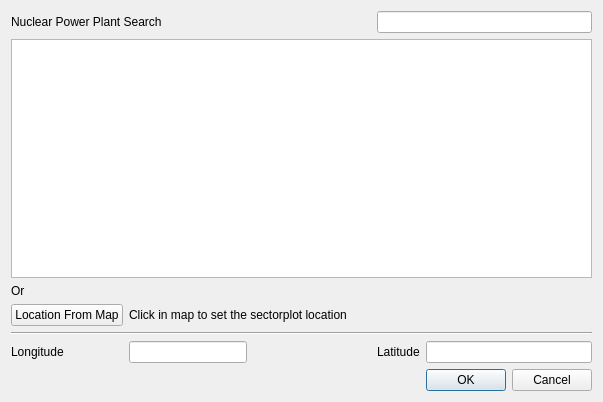
<?xml version="1.0" encoding="UTF-8"?>
<ui version="4.0">
 <class>SectorPlotNPPDialog</class>
 <widget class="QDialog" name="SectorPlotNPPDialog">
  <property name="windowModality">
   <enum>Qt::ApplicationModal</enum>
  </property>
  <property name="geometry">
   <rect>
    <x>0</x>
    <y>0</y>
    <width>603</width>
    <height>402</height>
   </rect>
  </property>
  <property name="windowTitle">
   <string>Set Sectorplot Location</string>
  </property>
  <layout class="QGridLayout" name="gridLayout">
   <item row="10" column="3">
    <widget class="QLabel" name="label_4">
     <property name="text">
      <string>Latitude</string>
     </property>
    </widget>
   </item>
   <item row="10" column="4">
    <widget class="QLineEdit" name="le_latitude">
     <property name="text">
      <string/>
     </property>
    </widget>
   </item>
   <item row="10" column="0">
    <widget class="QLabel" name="label_2">
     <property name="text">
      <string>Longitude</string>
     </property>
    </widget>
   </item>
   <item row="10" column="1">
    <widget class="QLineEdit" name="le_longitude">
     <property name="text">
      <string/>
     </property>
    </widget>
   </item>
   <item row="3" column="3" colspan="2">
    <widget class="QLineEdit" name="le_search_npp">
     <property name="text">
      <string/>
     </property>
    </widget>
   </item>
   <item row="4" column="0" colspan="5">
    <widget class="QTableView" name="table_npps"/>
   </item>
   <item row="11" column="4">
    <widget class="QDialogButtonBox" name="buttonBox">
     <property name="orientation">
      <enum>Qt::Horizontal</enum>
     </property>
     <property name="standardButtons">
      <set>QDialogButtonBox::Cancel|QDialogButtonBox::Ok</set>
     </property>
    </widget>
   </item>
   <item row="3" column="0" colspan="2">
    <widget class="QLabel" name="label">
     <property name="text">
      <string>Nuclear Power Plant Search</string>
     </property>
    </widget>
   </item>
   <item row="10" column="2">
    <spacer name="horizontalSpacer">
     <property name="orientation">
      <enum>Qt::Horizontal</enum>
     </property>
     <property name="sizeHint" stdset="0">
      <size>
       <width>40</width>
       <height>20</height>
      </size>
     </property>
    </spacer>
   </item>
   <item row="6" column="0">
    <widget class="QLabel" name="label_5">
     <property name="text">
      <string>Or</string>
     </property>
    </widget>
   </item>
   <item row="7" column="0">
    <widget class="QPushButton" name="btn_location_from_map">
     <property name="text">
      <string>Location From Map</string>
     </property>
    </widget>
   </item>
   <item row="9" column="0" colspan="5">
    <widget class="Line" name="line_2">
     <property name="orientation">
      <enum>Qt::Horizontal</enum>
     </property>
    </widget>
   </item>
   <item row="7" column="1" colspan="4">
    <widget class="QLabel" name="label_3">
     <property name="text">
      <string>Click in map to set the sectorplot location</string>
     </property>
    </widget>
   </item>
  </layout>
 </widget>
 <resources/>
 <connections>
  <connection>
   <sender>buttonBox</sender>
   <signal>accepted()</signal>
   <receiver>SectorPlotNPPDialog</receiver>
   <slot>accept()</slot>
   <hints>
    <hint type="sourcelabel">
     <x>248</x>
     <y>254</y>
    </hint>
    <hint type="destinationlabel">
     <x>157</x>
     <y>274</y>
    </hint>
   </hints>
  </connection>
  <connection>
   <sender>buttonBox</sender>
   <signal>rejected()</signal>
   <receiver>SectorPlotNPPDialog</receiver>
   <slot>reject()</slot>
   <hints>
    <hint type="sourcelabel">
     <x>316</x>
     <y>260</y>
    </hint>
    <hint type="destinationlabel">
     <x>286</x>
     <y>274</y>
    </hint>
   </hints>
  </connection>
 </connections>
</ui>
